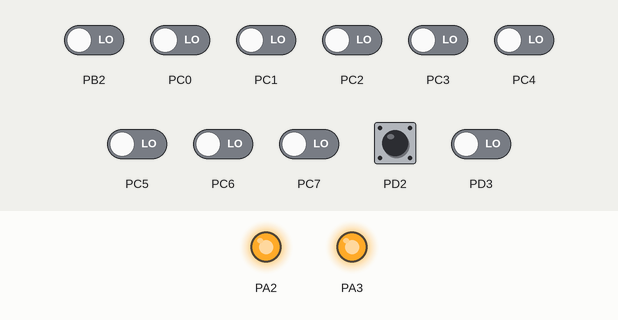
The program below on a simulated ATmega32, built with avr-gcc and emulated at 8 MHz (the files do not name the chip). Parts: output pins drawn as LEDs (lit = HIGH). The test bench sets the inputs (shaded band); at power-on: PD2 HIGH, PB2, PC0–7, PD3 LOW. Pins used as bus, display or sensor lines are not drawn.

Above: at 1.2 s.
1.3 s: PB2 driven HIGH
At 2.4 s:
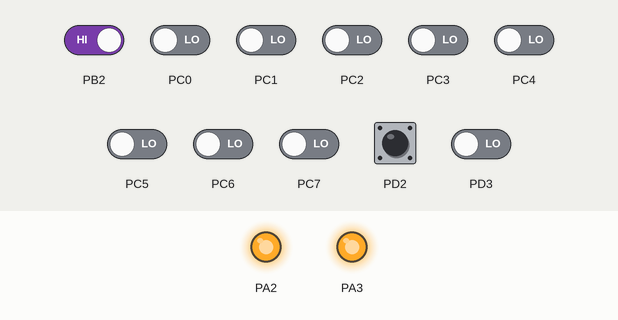
2.8 s: PD3 driven HIGH
At 3.6 s:
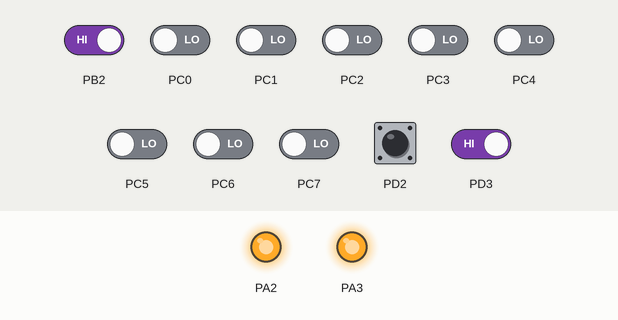
Timing chart, 0 to 5.8 s (numbered marks = the images above; inputs shaded):
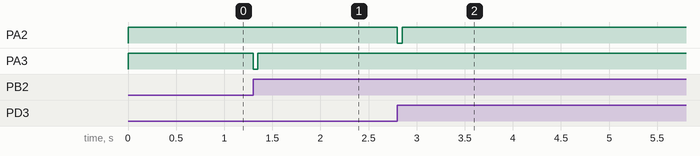

The program:

main.c
```c
#define F_CPU 8000000UL
#include <util/delay.h>
#include <avr/io.h>
#include "AVR_Ports.h"
#include "AVR_GPIO_Declarations.h"
#include "avr/interrupt.h" //this Library is for Vectored Interrupt

int main(void)
{
	Pin_Direction(C, 2, input); //Input SW to turn on all LEDs
	Pin_Direction(D, 2, input); //Input for Interrupt 0
	Pin_Direction(D, 3, input); //Input for Interrupt 1
	Pin_Direction(B, 2, input); //Input for Interrupt 2
	Pin_Direction(B, 0, output); //LED0 output
	Pin_Direction(A, 2, output); //LED1 output
	Pin_Direction(A, 3, output); //LED2 output

	GICR |= (1<<INT0) | (1<<INT1) | (1<<INT2); //Set all three Interrupt Pins (0b11100000)
	MCUCR |= (1<<ISC10); //Write 1 to ISC10 (sense control for any logical change on INT1), Write 0 to all ISC00, ISC01, ISC11 (sense control for low level on INT0)
	MCUCSR |= (1<<ISC2); //Write 1 to ISC2 (sense control for rising edge on INT2)
	sei(); //Set Global Interrupt = 1

	while(1)
	{
		if(Pin_Read(C, 2) == 0) //pin is connected to ground (SW-ON)
		{
			Pin_Set(B, 0); //Set LED0
			Pin_Set(A, 2); //Set LED1
			Pin_Set(A, 3); //Set LED2
		}
	}
}

//Interrupt Service Routine for Interrupt 0
ISR(INT0_vect) //Default event for interrupting = when sense low level on INT0
{
	Pin_Reset(B,0); //Reset LED0 immediately
	_delay_ms(50); //Software de-bouncing control delay to avoid multiple occurrences of an interrupt at the same time
}

//Interrupt Service Routine for Interrupt 1
ISR(INT1_vect) //Default event for interrupting = when sense any logical change on INT1
{
	Pin_Reset(A,2); //Reset LED1 immediately
	_delay_ms(50); //Software de-bouncing control delay to avoid multiple occurrences of an interrupt at the same time
}

//Interrupt Service Routine for Interrupt 2
ISR(INT2_vect) //Default event for interrupting = when sense rising edge on INT2
{
	Pin_Reset(A,3); //Reset LED2 immediately
	_delay_ms(50); //Software de-bouncing control delay to avoid multiple occurrences of an interrupt at the same time
}
```

AVR_GPIO_Declarations.h
```c
#ifndef AVR_GPIO_DECLARATIONS_H_
#define AVR_GPIO_DECLARATIONS_H_

#include "AVR_Input_and_Output.h"

void Port_Direction (char base, char state);
void Pin_Direction (char base, char pin, char state);
void Pin_Set (char base, char pin);
void Pin_Reset (char base, char pin);
char Port_Read (char base);
void Port_Write (char base, char value);
char Pin_Read (char base, char pin);
void Pin_Write (char base, char pin, char value);

#endif /* AVR_GPIO_DECLARATIONS_H_ */
```

AVR_GPIO_Definitions.c
```c
#include "AVR_GPIO_Declarations.h"

void Port_Direction (char base, char state) //use DDRX
{
	if (state == output)
	*(volatile unsigned char *)(base+1) = 0xff; //1
	else
	*(volatile unsigned char *)(base+1) = 0x00; //0
}

void Pin_Direction (char base, char pin, char state) //use DDRX
{
	if (state == output)
	*(volatile unsigned char *)(base+1) |= (1<<pin); //1
	else
	*(volatile unsigned char *)(base+1) &= ~(1<<pin); //0
}

void Pin_Set (char base, char pin) //use PORTX
{
	*(volatile unsigned char *)(base+2) |= (1<<pin); //1
}

void Pin_Reset (char base, char pin) //use PORTX
{
	*(volatile unsigned char *)(base+2) &= ~(1<<pin); //0
}

char Port_Read (char base) //use PINX
{
	return *(volatile unsigned char *)(base);
}

void Port_Write (char base, char value) //use PORTX
{
	*(volatile unsigned char *)(base+2) = value;
}

char Pin_Read (char base, char pin) //use PINX
{
	unsigned char pin_value;
	pin_value = *(volatile unsigned char *)(base) & (1<<pin);

	if (pin_value) return 1;
	else return 0;
}

void Pin_Write (char base, char pin, char value) //use PORTX
{
	if(value == 1)
	{
		*(volatile unsigned char *)(base+2) |= (1<<pin); //1
	}
	else
	{
		*(volatile unsigned char *)(base+2) &= ~(1<<pin); //0
	}
}
```

AVR_Input_and_Output.h
```c
#ifndef AVR_INPUT_AND_OUTPUT_H_
#define AVR_INPUT_AND_OUTPUT_H_

#define input 0
#define output 1

#endif /* AVR_INPUT_AND_OUTPUT_H_ */
```

AVR_Ports.h
```c
#ifndef AVR_PORTS_H_
#define AVR_PORTS_H_

#define A 0x39
#define B 0x36
#define C 0x33
#define D 0x30

#endif /* AVR_PORTS_H_ */
```

Measured:
- after the input at 1.3 s, PA3: HIGH → LOW at once, → HIGH 0.05 s later
- after the input at 2.8 s, PA2: HIGH → LOW at once, → HIGH 0.05 s later
